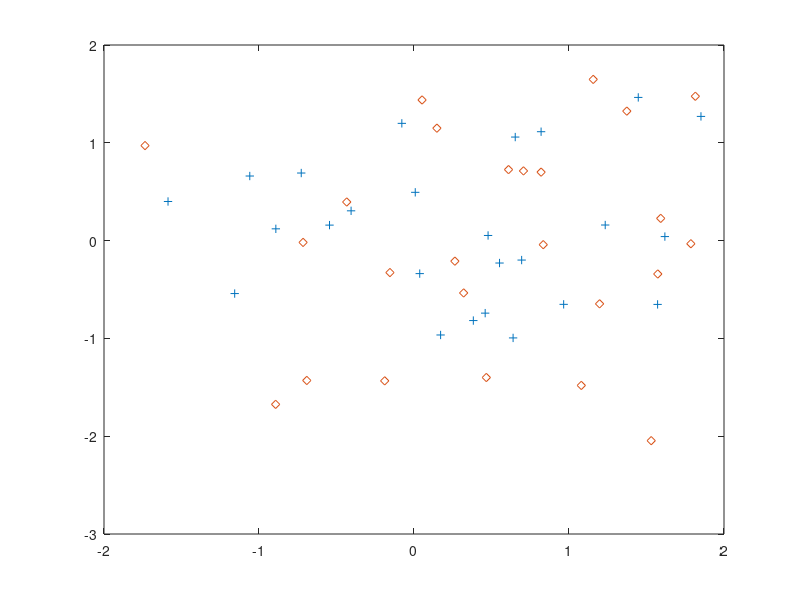

Reproduce this figure in MATLAB.
N = 25;

% e matrix - 25*2
m1 = repmat([3,5], N, 1);
m2= repmat([5,3], N, 1);

% def  cov  1,1 1,2
S1=[1 1 : 1 2 ];
S2=[1 1 : 1 2];

% randn - gausian - norm dist
% this code is avg = 0, cov normalize
% X1=randn(N, 2);
% X2=randn(N,2);
X1=randn(N, 2);
X2=randn(N,2);
plot(X1(:,1), X1(:,2), '+');
hold on;
plot(X2(:,1), X2(:,2), 'd');